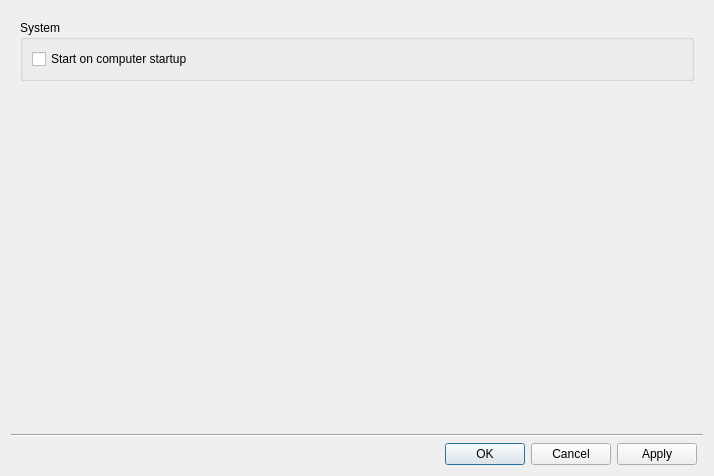
<?xml version="1.0" encoding="UTF-8"?>
<ui version="4.0">
 <class>Settings</class>
 <widget class="QDialog" name="Settings">
  <property name="windowModality">
   <enum>Qt::ApplicationModal</enum>
  </property>
  <property name="geometry">
   <rect>
    <x>0</x>
    <y>0</y>
    <width>714</width>
    <height>476</height>
   </rect>
  </property>
  <property name="windowTitle">
   <string>Settings</string>
  </property>
  <property name="windowIcon">
   <iconset>
    <normaloff>:/branding/librevault_icon.svg</normaloff>:/branding/librevault_icon.svg</iconset>
  </property>
  <property name="modal">
   <bool>true</bool>
  </property>
  <layout class="QVBoxLayout" name="verticalLayout">
   <item>
    <layout class="QHBoxLayout" name="controlBar"/>
   </item>
   <item>
    <widget class="QStackedWidget" name="stackedWidget">
     <property name="currentIndex">
      <number>0</number>
     </property>
     <widget class="QWidget" name="page_general">
      <layout class="QVBoxLayout" name="verticalLayout10">
       <item>
        <widget class="QGroupBox" name="groupBox_3">
         <property name="title">
          <string>System</string>
         </property>
         <layout class="QVBoxLayout" name="verticalLayout_2">
          <item>
           <widget class="QCheckBox" name="box_startup">
            <property name="text">
             <string>Start on computer startup</string>
            </property>
           </widget>
          </item>
         </layout>
        </widget>
       </item>
       <item>
        <spacer name="verticalSpacer_4">
         <property name="orientation">
          <enum>Qt::Vertical</enum>
         </property>
         <property name="sizeHint" stdset="0">
          <size>
           <width>20</width>
           <height>40</height>
          </size>
         </property>
        </spacer>
       </item>
      </layout>
     </widget>
     <widget class="QWidget" name="page_network">
      <layout class="QVBoxLayout" name="verticalLayout11">
       <item>
        <widget class="QGroupBox" name="groupBox_4">
         <property name="title">
          <string>Port settings</string>
         </property>
         <layout class="QGridLayout" name="gridLayout_2">
          <item row="0" column="1">
           <widget class="QSpinBox" name="port_value">
            <property name="enabled">
             <bool>false</bool>
            </property>
            <property name="maximum">
             <number>65535</number>
            </property>
            <property name="value">
             <number>51345</number>
            </property>
           </widget>
          </item>
          <item row="0" column="0">
           <widget class="QCheckBox" name="port_box">
            <property name="text">
             <string>Listening port:</string>
            </property>
           </widget>
          </item>
          <item row="0" column="2">
           <spacer name="horizontalSpacer_5">
            <property name="orientation">
             <enum>Qt::Horizontal</enum>
            </property>
            <property name="sizeHint" stdset="0">
             <size>
              <width>40</width>
              <height>20</height>
             </size>
            </property>
           </spacer>
          </item>
          <item row="1" column="0" colspan="3">
           <widget class="QCheckBox" name="natpmp_box">
            <property name="text">
             <string>Use NAT-PMP port mapping</string>
            </property>
           </widget>
          </item>
         </layout>
        </widget>
       </item>
       <item>
        <widget class="QGroupBox" name="groupBox_5">
         <property name="title">
          <string>Peer discovery settings</string>
         </property>
         <layout class="QGridLayout" name="gridLayout_3">
          <item row="0" column="0">
           <widget class="QCheckBox" name="global_discovery_box">
            <property name="text">
             <string>Enable global discovery</string>
            </property>
           </widget>
          </item>
          <item row="1" column="0">
           <widget class="QCheckBox" name="local_discovery_box">
            <property name="text">
             <string>Enable local discovery</string>
            </property>
           </widget>
          </item>
         </layout>
        </widget>
       </item>
       <item>
        <spacer name="verticalSpacer_5">
         <property name="orientation">
          <enum>Qt::Vertical</enum>
         </property>
         <property name="sizeHint" stdset="0">
          <size>
           <width>20</width>
           <height>40</height>
          </size>
         </property>
        </spacer>
       </item>
      </layout>
     </widget>
     <widget class="QWidget" name="page_account">
      <layout class="QVBoxLayout" name="verticalLayout1">
       <property name="leftMargin">
        <number>0</number>
       </property>
       <property name="rightMargin">
        <number>0</number>
       </property>
       <item>
        <widget class="QStackedWidget" name="account_stacked">
         <property name="currentIndex">
          <number>0</number>
         </property>
         <widget class="QWidget" name="page_noauth">
          <layout class="QGridLayout" name="gridLayout1">
           <item row="3" column="1" colspan="2">
            <spacer name="verticalSpacer_2">
             <property name="orientation">
              <enum>Qt::Vertical</enum>
             </property>
             <property name="sizeHint" stdset="0">
              <size>
               <width>20</width>
               <height>40</height>
              </size>
             </property>
            </spacer>
           </item>
           <item row="2" column="2">
            <widget class="QPushButton" name="button_Register">
             <property name="minimumSize">
              <size>
               <width>127</width>
               <height>0</height>
              </size>
             </property>
             <property name="text">
              <string>Create account</string>
             </property>
            </widget>
           </item>
           <item row="2" column="1">
            <widget class="QPushButton" name="button_SignIn">
             <property name="minimumSize">
              <size>
               <width>127</width>
               <height>0</height>
              </size>
             </property>
             <property name="text">
              <string>Sign in</string>
             </property>
            </widget>
           </item>
           <item row="2" column="0">
            <spacer name="horizontalSpacer">
             <property name="orientation">
              <enum>Qt::Horizontal</enum>
             </property>
             <property name="sizeHint" stdset="0">
              <size>
               <width>40</width>
               <height>20</height>
              </size>
             </property>
            </spacer>
           </item>
           <item row="0" column="1" colspan="2">
            <spacer name="verticalSpacer">
             <property name="orientation">
              <enum>Qt::Vertical</enum>
             </property>
             <property name="sizeHint" stdset="0">
              <size>
               <width>20</width>
               <height>40</height>
              </size>
             </property>
            </spacer>
           </item>
           <item row="2" column="3">
            <spacer name="horizontalSpacer_2">
             <property name="orientation">
              <enum>Qt::Horizontal</enum>
             </property>
             <property name="sizeHint" stdset="0">
              <size>
               <width>40</width>
               <height>20</height>
              </size>
             </property>
            </spacer>
           </item>
           <item row="1" column="1" colspan="2">
            <widget class="QLabel" name="label_sign_in">
             <property name="styleSheet">
              <string notr="true"/>
             </property>
             <property name="text">
              <string>Sign in with your Librevault Cloud account to sync folders across your devices</string>
             </property>
             <property name="alignment">
              <set>Qt::AlignCenter</set>
             </property>
             <property name="wordWrap">
              <bool>true</bool>
             </property>
            </widget>
           </item>
          </layout>
         </widget>
         <widget class="QWidget" name="page_auth">
          <layout class="QVBoxLayout" name="vLayout1">
           <property name="leftMargin">
            <number>0</number>
           </property>
           <property name="rightMargin">
            <number>0</number>
           </property>
           <item>
            <widget class="QGroupBox" name="groupBox">
             <property name="title">
              <string>Account</string>
             </property>
             <layout class="QHBoxLayout" name="horizontalLayout">
              <item>
               <widget class="QLabel" name="label_account_name">
                <property name="text">
                 <string>%1 (%2)</string>
                </property>
               </widget>
              </item>
              <item>
               <spacer name="horizontalSpacer_3">
                <property name="orientation">
                 <enum>Qt::Horizontal</enum>
                </property>
                <property name="sizeHint" stdset="0">
                 <size>
                  <width>40</width>
                  <height>20</height>
                 </size>
                </property>
               </spacer>
              </item>
              <item>
               <widget class="QPushButton" name="button_Signout">
                <property name="text">
                 <string>Sign out</string>
                </property>
               </widget>
              </item>
             </layout>
            </widget>
           </item>
           <item>
            <widget class="QGroupBox" name="groupBox_2">
             <property name="title">
              <string>Space usage</string>
             </property>
             <layout class="QGridLayout" name="gridLayout">
              <item row="1" column="0">
               <widget class="QLabel" name="usage_label">
                <property name="text">
                 <string>%1 GB of %2 GB used</string>
                </property>
               </widget>
              </item>
              <item row="1" column="2">
               <widget class="QLabel" name="label_needmorespace">
                <property name="text">
                 <string>&lt;html&gt;&lt;head/&gt;&lt;body&gt;&lt;p&gt;&lt;a href=&quot;https://librevault.com/upgrade&quot;&gt;&lt;span style=&quot; text-decoration: underline; color:#2980b9;&quot;&gt;Need more space?&lt;/span&gt;&lt;/a&gt;&lt;/p&gt;&lt;/body&gt;&lt;/html&gt;</string>
                </property>
               </widget>
              </item>
              <item row="1" column="1">
               <spacer name="horizontalSpacer_4">
                <property name="orientation">
                 <enum>Qt::Horizontal</enum>
                </property>
                <property name="sizeHint" stdset="0">
                 <size>
                  <width>40</width>
                  <height>20</height>
                 </size>
                </property>
               </spacer>
              </item>
              <item row="0" column="0" colspan="3">
               <widget class="QProgressBar" name="usage_bar">
                <property name="maximum">
                 <number>100</number>
                </property>
                <property name="value">
                 <number>-1</number>
                </property>
                <property name="textVisible">
                 <bool>false</bool>
                </property>
               </widget>
              </item>
             </layout>
            </widget>
           </item>
           <item>
            <spacer name="verticalSpacer_3">
             <property name="orientation">
              <enum>Qt::Vertical</enum>
             </property>
             <property name="sizeHint" stdset="0">
              <size>
               <width>20</width>
               <height>40</height>
              </size>
             </property>
            </spacer>
           </item>
          </layout>
         </widget>
        </widget>
       </item>
      </layout>
     </widget>
     <widget class="QWidget" name="page_advanced"/>
    </widget>
   </item>
   <item>
    <layout class="QGridLayout" name="BottomBar">
     <item row="0" column="0" colspan="2">
      <widget class="Line" name="line">
       <property name="orientation">
        <enum>Qt::Horizontal</enum>
       </property>
      </widget>
     </item>
     <item row="1" column="0">
      <widget class="QDialogButtonBox" name="dialog_box">
       <property name="orientation">
        <enum>Qt::Horizontal</enum>
       </property>
       <property name="standardButtons">
        <set>QDialogButtonBox::Apply|QDialogButtonBox::Cancel|QDialogButtonBox::Ok</set>
       </property>
      </widget>
     </item>
    </layout>
   </item>
  </layout>
 </widget>
 <tabstops>
  <tabstop>button_SignIn</tabstop>
  <tabstop>button_Register</tabstop>
  <tabstop>box_startup</tabstop>
  <tabstop>button_Signout</tabstop>
  <tabstop>port_box</tabstop>
  <tabstop>port_value</tabstop>
  <tabstop>natpmp_box</tabstop>
 </tabstops>
 <resources>
  <include location="../../resources/mainwindow.qrc"/>
 </resources>
 <connections>
  <connection>
   <sender>port_box</sender>
   <signal>toggled(bool)</signal>
   <receiver>port_value</receiver>
   <slot>setEnabled(bool)</slot>
   <hints>
    <hint type="sourcelabel">
     <x>86</x>
     <y>60</y>
    </hint>
    <hint type="destinationlabel">
     <x>174</x>
     <y>74</y>
    </hint>
   </hints>
  </connection>
 </connections>
</ui>
